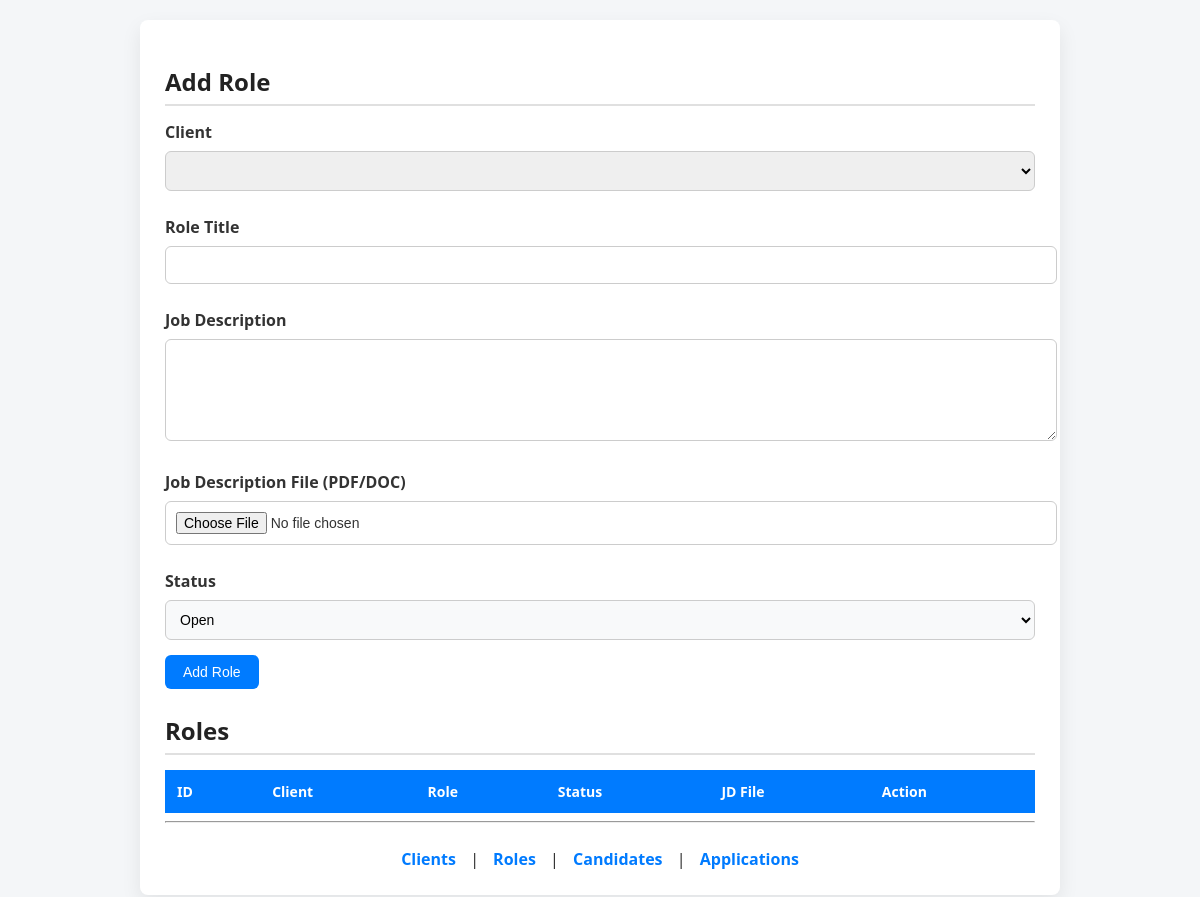
Before: /roles with the older database file.
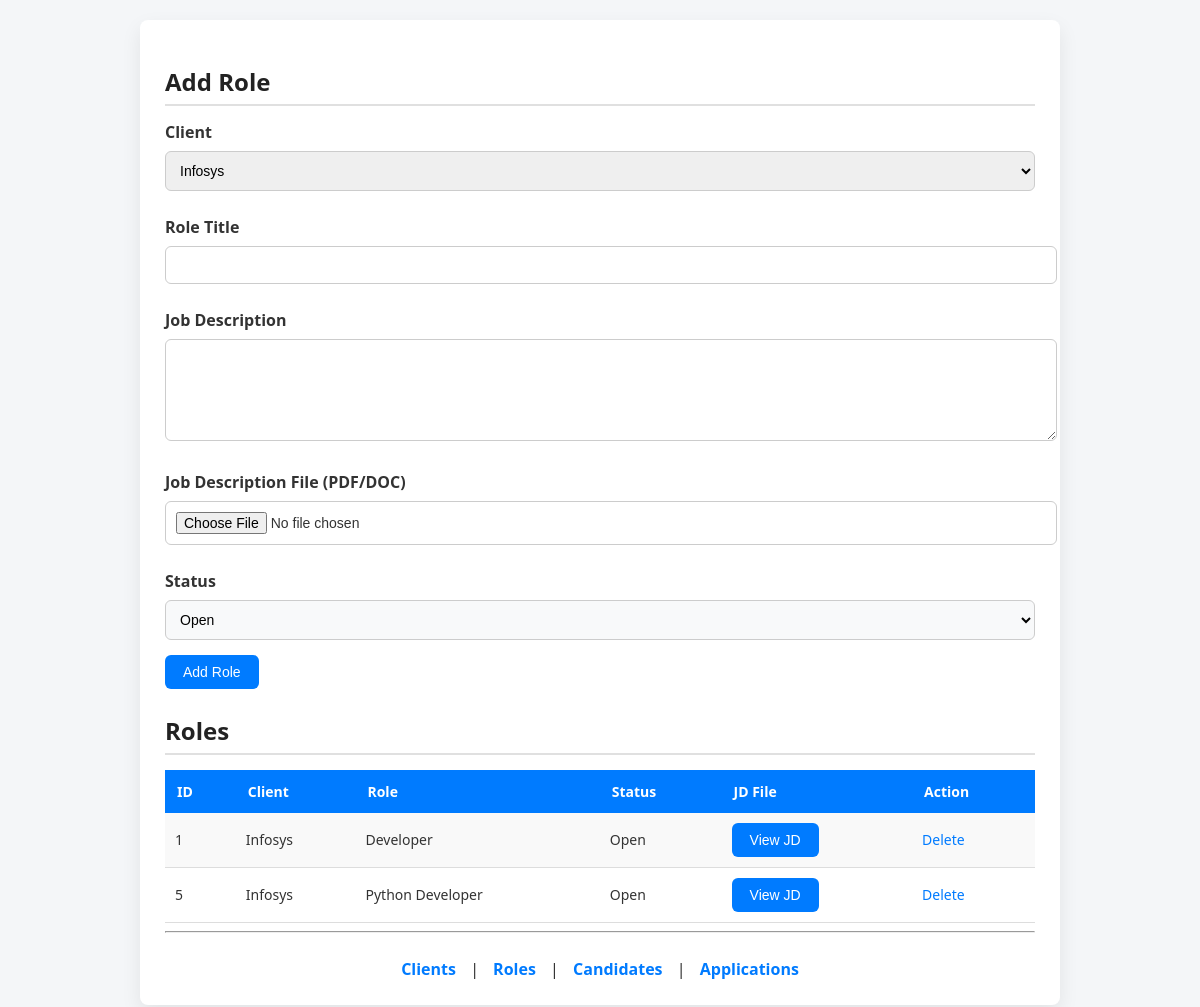
After: the same page with the newer database file.
### tables this page shows
CREATE TABLE Role (
    role_id INTEGER PRIMARY KEY AUTOINCREMENT,
    client_id INTEGER,
    title TEXT COLLATE NOCASE,
    jd_text TEXT,
    jd_file_path TEXT,
    status TEXT,
    FOREIGN KEY (client_id) REFERENCES Client(client_id),
    UNIQUE(client_id, title)
);

CREATE TABLE Client (
    client_id INTEGER PRIMARY KEY AUTOINCREMENT,
    name TEXT COLLATE NOCASE UNIQUE
);

### app.py (the view, shortened to what this page needs)
@app.route("/roles", methods=["GET", "POST"])
def roles():
    db = get_db()
    cur = db.cursor()
    roles = cur.execute("""
        SELECT Role.role_id,
               Client.name,
               Role.title,
               Role.status,
               Role.jd_file_path
        FROM Role
        JOIN Client ON Role.client_id = Client.client_id
    """).fetchall()
    clients = cur.execute("SELECT * FROM Client").fetchall()
    db.close()
    return render_template("roles.html", roles=roles, clients=clients)

### app.py (called while the page is built)
def get_db():
    return sqlite3.connect("database.db")

### templates/roles.html (shortened to what this page needs)
<!doctype html>
<html>
  <head>
    <link
      rel="stylesheet"
      href="{{ url_for('static', filename='style.css') }}"
    />
  </head>
  <body>
    <div class="container">
      <h2>Add Role</h2>
      <form method="post" enctype="multipart/form-data">
        <label>Client</label>
        <select name="client_id">
          {% for c in clients %}
          <option value="{{ c[0] }}">{{ c[1] }}</option>
          {% endfor %}
        </select>
        <label>Role Title</label>
        <input type="text" name="title" />
        <label>Job Description</label>
        <textarea name="jd_text"></textarea>
        <label>Job Description File (PDF/DOC)</label>
        <input type="file" name="jd_file" accept=".pdf,.doc,.docx" />
        <label>Status</label>
        <select name="status">
          <option>Open</option>
        </select>
        <button>Add Role</button>
      </form>
      <h2>Roles</h2>
      <table>
        <tr>
          <th>ID</th>
          <th>Client</th>
          <th>Role</th>
          <th>Status</th>
          <th>JD File</th>
          <th>Action</th>
        </tr>
        {% for r in roles %}
        <tr>
          <td>{{ r[0] }}</td>
          <td>{{ r[1] }}</td>
          <td>{{ r[2] }}</td>
          <td>{{ r[3] }}</td>
          <td>
            {% if r[4] %}
            <a href="/uploads/{{ r[4].split('uploads/')[1] }}" target="_blank">
              <button type="button">View JD</button>
            </a>
            {% else %} Not Uploaded {% endif %}
          </td>
          <td>
            <a
              href="/delete_role/{{ r[0] }}"
              onclick="
                return confirm('Are you sure you want to delete this role?');
              "
            >
              Delete
            </a>
          </td>
        </tr>
        {% endfor %}
      </table>
      <hr />
      <div class="nav">
        <a href="/clients">Clients</a> | <a href="/roles">Roles</a> |
        <a href="/candidates">Candidates</a> |
        <a href="/applications">Applications</a>
      </div>
    </div>
  </body>
</html>

### static/style.css (style rules this page uses)
body { font-family: "Segoe UI", Arial, sans-serif; background-color: #f4f6f8; margin: 0; padding: 20px; color: #333; }
h2 { color: #222; margin-bottom: 15px; border-bottom: 2px solid #e0e0e0; padding-bottom: 6px; }
.container { background: #ffffff; padding: 25px; border-radius: 8px; width: 75%; margin: auto; box-shadow: 0 8px 20px rgba(0, 0, 0, 0.08); }
form { margin-bottom: 25px; }
label { font-weight: 600; margin-top: 10px; display: block; }
input, textarea, select { padding: 10px; width: 100%; margin: 8px 0 15px 0; border: 1px solid #ccc; border-radius: 6px; font-size: 14px; }
textarea { min-height: 80px; resize: vertical; }
button { background-color: #007bff; color: white; padding: 9px 18px; border: none; border-radius: 6px; font-size: 14px; cursor: pointer; transition: background-color 0.2s ease, transform 0.1s ease; }
table { width: 100%; border-collapse: collapse; margin-top: 10px; font-size: 14px; }
table th { background-color: #007bff; color: white; padding: 12px; text-align: left; }
table td { padding: 10px; border-bottom: 1px solid #ddd; }
table tr:nth-child(even) { background-color: #f9f9f9; }
a { color: #007bff; text-decoration: none; font-weight: 500; }
.nav { margin-top: 25px; text-align: center; }
.nav a { margin: 0 10px; font-weight: 600; }
select[name="status"] { background-color: #f8f9fa; cursor: pointer; }

Changed rows visible on the page:
added Role: role_id "1", name "Infosys", title "Developer", status "Open"
added Role: role_id "5", name "Infosys", title "Python Developer", status "Open"
Other visible differences:
form field client_id: (not shown) → "Infosys"
